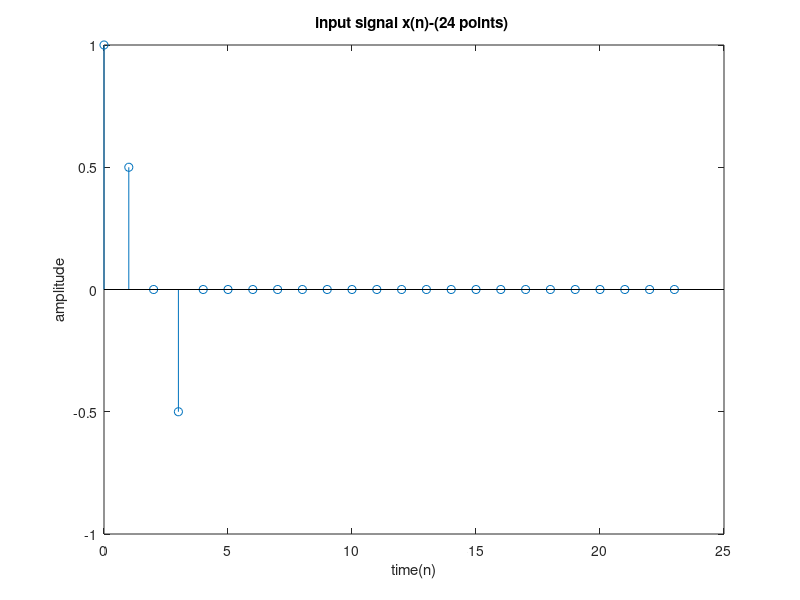
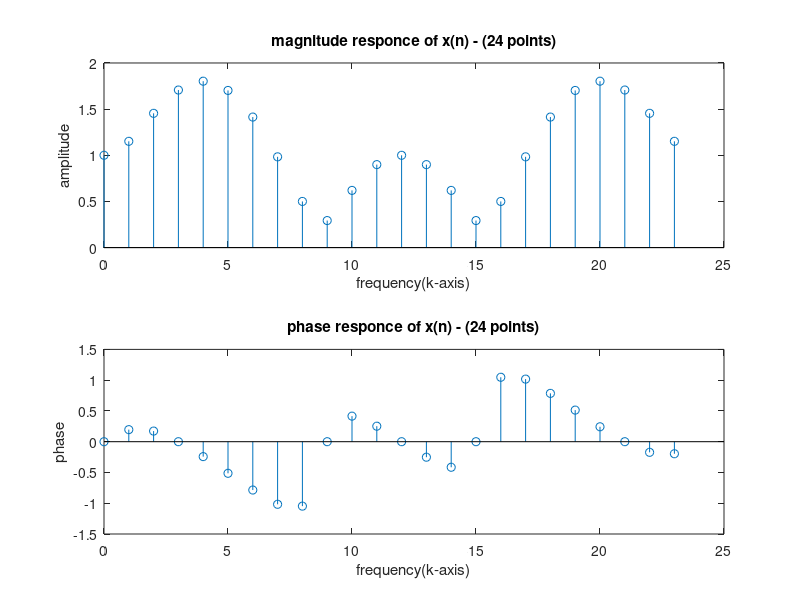
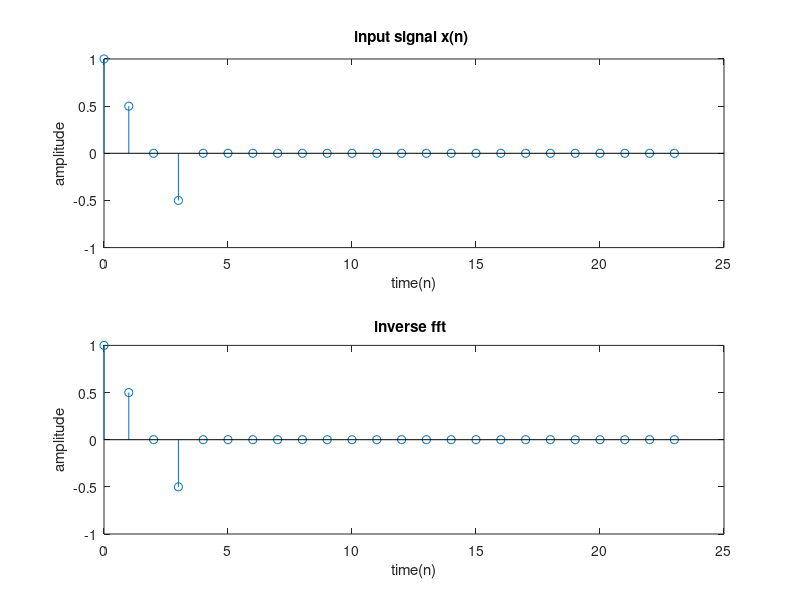

Write MATLAB code to recreate these figures, in order.
clc;
clear all;
close all;


x=[1 0.5 0 -0.5];
N1=24;
r1=length(x);
p1=zeros(1,N1-r1);
x1=[x p1];
y1=fft(x1,N1);

n1=0:length(x1)-1;

k1=0:N1-1;


%---24 point fft--
figure;
stem(n1,x1)
title('input signal x(n)-(24 points) ')
xlabel('time(n)')
ylabel('amplitude')

figure;
subplot(2,1,1)
stem(k1,abs(y1))
title('magnitude responce of x(n) - (24 points)')
xlabel('frequency(k-axis)')
ylabel('amplitude')

subplot(2,1,2)
stem(k1,angle(y1))
title('phase responce of x(n) - (24 points)')
xlabel('frequency(k-axis)')
ylabel('phase')

%---

y2=ifft(y1);

%---ifft--

figure;
subplot(2,1,1)
stem(n1,x1)
title('input signal x(n) ')
xlabel('time(n)')
ylabel('amplitude')

subplot(2,1,2)
stem(n1,y2)
title('inverse fft  ')
xlabel('time(n)')
ylabel('amplitude')



